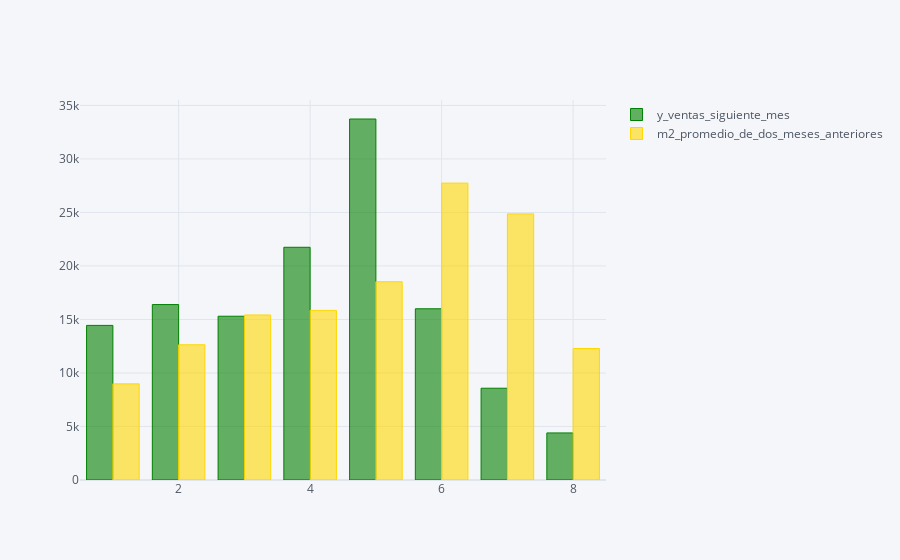

Notebook source saved alongside this figure:
### Code cell
df5=datos_ma2.groupby('mes_id').sum()
#df4=df4['m1_pedir_lo_del_mes_pasado','y_ventas_siguiente_mes'].copy()
df5=df5.drop(['pdv_id','sku_id','ventas_totales','m1_pedir_lo_del_mes_pasado'], axis=1)


df5.iplot(kind='bar',color=["green", "gold"])

### Figure 1 — Plotly figure (JSON) as saved in the notebook; plotly's stock layout.template omitted (floating-point values rounded to 4 significant figures)
{"data": [{"marker": {"color": "rgba(0, 128, 0, 0.6)", "line": {"color": "rgba(0, 128, 0, 1.0)", "width": 1}}, "name": "y_ventas_siguiente_mes", "orientation": "v", "text": "", "type": "bar", "x": [1, 2, 3, 4, 5, 6, 7, 8], "y": [14447, 16396, 15304, 21748, 33735, 16000, 8577, 4399]}, {"marker": {"color": "rgba(255, 215, 0, 0.6)", "line": {"color": "rgba(255, 215, 0, 1.0)", "width": 1}}, "name": "m2_promedio_de_dos_meses_anteriores", "orientation": "v", "text": "", "type": "bar", "x": [1, 2, 3, 4, 5, 6, 7, 8], "y": [8984.0, 12637, 15420.0, 15850, 18526, 27740.0, 24870.0, 12290.0]}], "layout": {"legend": {"bgcolor": "#F5F6F9", "font": {"color": "#4D5663"}}, "paper_bgcolor": "#F5F6F9", "plot_bgcolor": "#F5F6F9", "title": {"font": {"color": "#4D5663"}}, "xaxis": {"gridcolor": "#E1E5ED", "showgrid": true, "tickfont": {"color": "#4D5663"}, "title": {"font": {"color": "#4D5663"}, "text": ""}, "zerolinecolor": "#E1E5ED"}, "yaxis": {"gridcolor": "#E1E5ED", "showgrid": true, "tickfont": {"color": "#4D5663"}, "title": {"font": {"color": "#4D5663"}, "text": ""}, "zerolinecolor": "#E1E5ED"}}}
